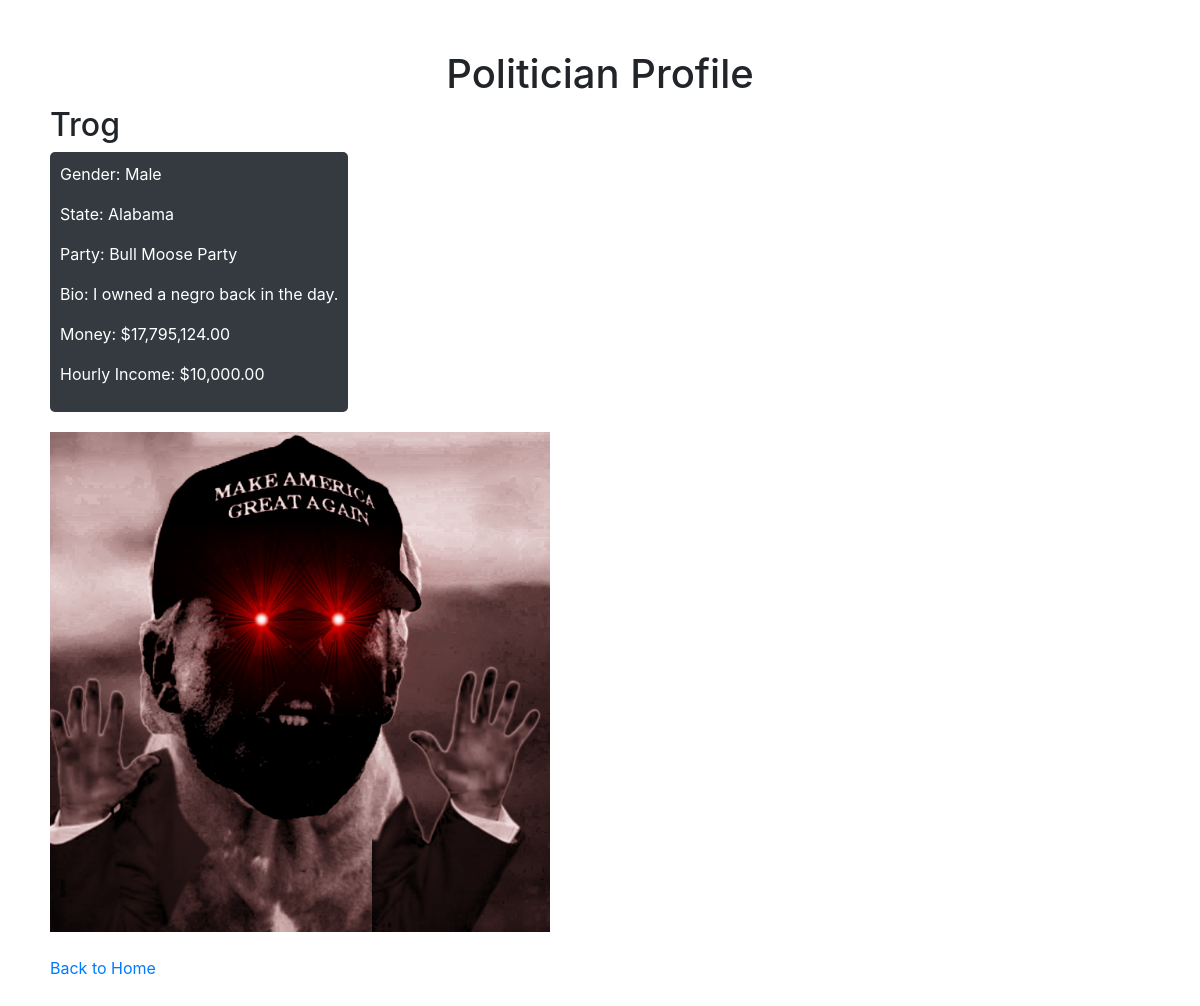
The app's page /profile/1 with its own data.
### app.py (models this page shows, shortened)
class Politician(db.Model):
    id = db.Column(db.Integer, primary_key=True)
    name = db.Column(db.String(100))
    gender = db.Column(db.String(10))
    party = db.Column(db.String(100))
    bio = db.Column(db.Text)
    avatar = db.Column(db.String(100))
    state_id = db.Column(db.Integer, db.ForeignKey('state.id'))
    money = db.Column(db.Integer, default=1000000)
    hourly_money_generation = db.Column(db.Integer, default=10000)
    fundraiser_cost = db.Column(db.Integer, default=5)  # New field
    total_poll_percent = db.Column(db.Float, nullable=False, default=100.0)
    rallies_run = db.Column(db.Integer, default=0)
    ads_run = db.Column(db.Integer, default=0)
    state = db.relationship('State', backref=db.backref('politicians', lazy=True), foreign_keys=[state_id])

class State(db.Model):
    id = db.Column(db.Integer, primary_key=True)
    name = db.Column(db.String(100))
    population = db.Column(db.Integer)
    social_stance = db.Column(db.String(100))
    economic_stance = db.Column(db.String(100))
    governor_salary = db.Column(db.Integer)
    senator_salary = db.Column(db.Integer)
    lt_governor_salary = db.Column(db.Integer)
    representative_salary = db.Column(db.Integer)
    ranked_choice_voting = db.Column(db.Boolean)
    term_limit = db.Column(db.Integer)
    governor_id = db.Column(db.Integer, db.ForeignKey('politician.id'))
    lt_governor_id = db.Column(db.Integer, db.ForeignKey('politician.id'))
    senator1_id = db.Column(db.Integer, db.ForeignKey('politician.id'))
    senator2_id = db.Column(db.Integer, db.ForeignKey('politician.id'))
    representative_id = db.Column(db.Integer, db.ForeignKey('politician.id'))
    governor = db.relationship('Politician', foreign_keys=[governor_id], uselist=False)
    lt_governor = db.relationship('Politician', foreign_keys=[lt_governor_id], uselist=False)
    senator1 = db.relationship('Politician', foreign_keys=[senator1_id], uselist=False)
    senator2 = db.relationship('Politician', foreign_keys=[senator2_id], uselist=False)
    representative = db.relationship('Politician', foreign_keys=[representative_id], uselist=False)

### app.py (the view)
@app.route('/profile/<int:politician_id>')
def profile(politician_id):
    politician = Politician.query.get(politician_id)
    print("Profile ID:", politician.id)  # Log the profile's politician_id
    return render_template('profile.html', politician=politician, get_state_name=get_state_name)

### app.py (called while the page is built)
@app.template_global()
def get_state_name(state_id):
    state = State.query.get(state_id)
    if state:
        return state.name
    return 'Unknown'

### templates/profile.html (shortened to what this page needs)
<!DOCTYPE html>
<html>
<head>
    <link rel="stylesheet" href="https://stackpath.bootstrapcdn.com/bootstrap/4.5.2/css/bootstrap.min.css">
</head>
<body>
    <h1 class="text-center">Politician Profile</h1>
    <h2>{{ politician.name }}</h2>
    <div class="dark-box">
        <p>Gender: {{ politician.gender }}</p>
        <p>State: {{ get_state_name(politician.state_id) }}</p>
        <p>Party: {{ politician.party }}</p>
        <p>Bio: {{ politician.bio }}</p>
        <p>Money: ${{ "{:,.2f}".format(politician.money) }}</p>
        <p>Hourly Income: ${{ "{:,.2f}".format(politician.hourly_money_generation) }}</p>
    </div>
    <div class="avatar-container">
        <img src="{{ url_for('static', filename='avatars/' + politician.avatar) }}" alt="Avatar" class="avatar">
    </div>
    <p class="mt-4"><a href="{{ url_for('index') }}">Back to Home</a></p>
</body>
</html>

### templates/profile.html (style rules this page uses)
body { padding: 50px; }
h1 { text-align: center; }
.dark-box { background-color: #343a40; padding: 10px; border-radius: 5px; color: white; display: inline-block; margin-bottom: 20px; }
.avatar-container { display: flex; align-items: flex-start; }
.avatar { max-width: 500px; max-height: 500px; margin-right: 20px; }

### records on screen
Politician: name "Trog", gender "Male", party "Bull Moose Party", bio "I owned a negro back in the day.", money "17,795,124.00", hourly_money_generation "10,000.00", avatar (picture)
State: name "Alabama"
